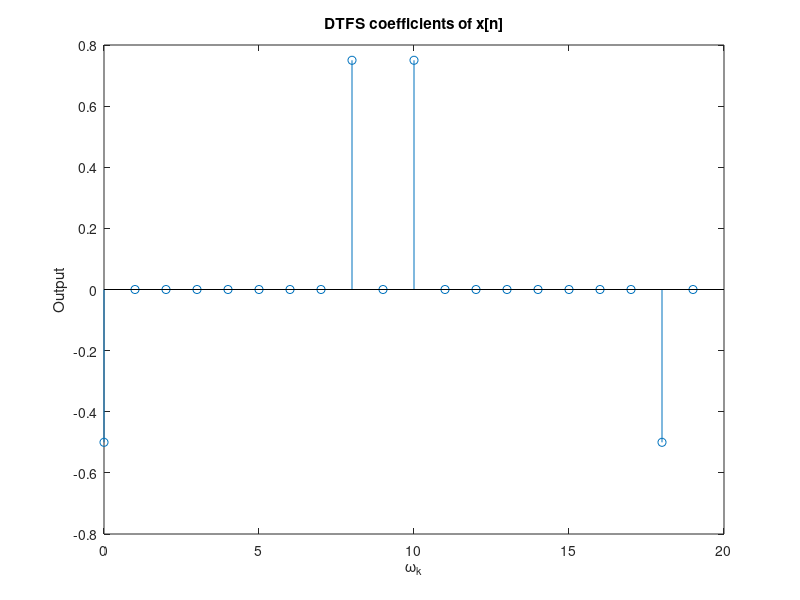

MATLAB code for this plot:
k = 0:19;
a_x = [-1/2 zeros(1, 7) 3/4 0 3/4 zeros(1, 7) -1/2 0];
Omega_k = (pi / 10) * k;

stem(k, a_x)
xlabel('\omega_k')
ylabel('Output')
title('DTFS coefficients of x[n]')
